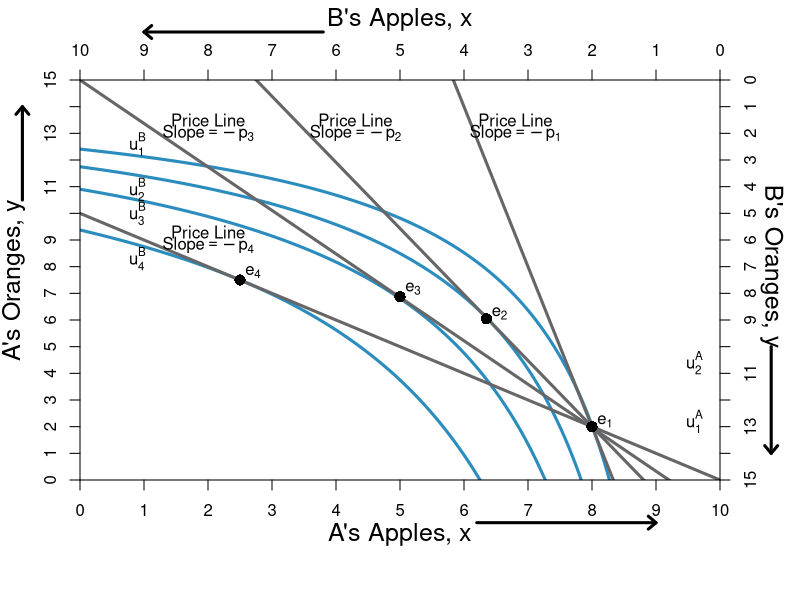

R code for this plot:
#require(ggplot2)
require(shape)
pdf(file = "property/property_psp1_offer_step4.pdf", width = 9, height = 7)

#Set parameters for graphics
axislabelsize <- 1.5
graphlinewidth <- 3

COL <- c("#7fc97f", "#beaed4", "#fdc086", "#ffff99", "#386cb0", "#f0027f", "#bf5b17", "#666666")
COLA <- c("#99d8c9","#66c2a4","#41ae76", "#238b45", "#005824")
COLB <- c("#4eb3d3", "#2b8cbe", "#0868ac","#084081")


indiffcurveA1 <- function(x, U = 4, A = 1, a = 0.5) {
  ((((U-2)/A)*(1/x)^a)^(1/(1-a)))
}

indiffcurveA2 <- function(x, U = 4, A = 1, a = 0.5) {
  (((U/A)*(1/x)^a)^(1/(1-a)))
}

indiffcurveA3 <- function(x, U = 6.196918, A = 1, a = 0.5) {
  (((U/A)*(1/x)^a)^(1/(1-a)))
}

indiffcurveA4 <- function(x, U = 6.984164, A = 1, a = 0.5) {
  ((((U)/A)*(1/x)^a)^(1/(1-a)))
}

paretoEC <- function(x) {
  (3/2)*x
}

MonopolyPrice <- function(x) {
  21.82142 - 2.477677*x 
}

PriceLine <- function(x, intercept = 10, slope = 1) {
  intercept - slope*x 
}


OfferCurveA <- function(x) {
  x/(x  - 4)
}

mrsplot <- function(x) {
  (13/2)*(x/(9-x)^2)
}

OfferCurveB <- function(x) {
  15 - (13/2)*(10 - x)/(9 - x)
}

#Deriving the offer curves: let py = 1
#wA = 8px + 2py = 8px + 2; Demand: x = w/2px => x = 4 + 1/px => px = 1/(x - 4)
#Offer curve is y = px*x => (1/(x-4))*x = x/(x-4) defined for x neq 4
#wA = 2px + 13py = 2px + 13; Demand: x = w/2px => x = 1 + 13/2px => px = 13/2(x - 1)
#B's Offer curve is y = px*x => (13/2)(1/(x-1))*x = (13/2)(x/(x-1)
#Therefore in terms of yA and xA:
#15 - y = (13/2)*(10 - x)/(10 - x - 1)
#Therefore y = 15 - (13/2)*(10-x)/(9 - x) defined for x neq 9
#The tangency of the indifference curve and the offer curve gives mrsplot
#Where mrsplot equals that offer curve, we get x = (3/17)*(51 - sqrt(221)) = 6.376576; 
#So y = 6.022321; therefore u = (6.376576^0.5)*(6.022321^0.5)

indiffcurveBneg1 <- function(x, U = 5.09, A = 1, a = 0.5) {
  15 - (((U/A)*(1/(10 - x))^a)^(1/(1-a)))
}

indiffcurveBneg2 <- function(x, U = 5.703502, A = 1, a = 0.5) {
  15 - (((U/A)*(1/(10 - x))^a)^(1/(1-a)))
}


par(mar =  c(6, 4, 4, 4))
xlims <- c(0, 10)
ylims <- c(0, 15)
xlims2 <- c(10, 0)
ylims2 <- c(15, 0)

plot(0, 0, xlim = xlims, ylim = ylims, type = "n",
     xlab = expression(paste("A's Apples, ", x)),
     ylab = expression(paste("A's Oranges, ", y)), 
     line = 2.5,
     xaxt = "n", 
     yaxt = "n", 
     cex.lab = axislabelsize, 
     bty = "n",
     xaxs="i", 
     yaxs="i")


npts <- 500 
npts2 <- 501

#Specify the sequences of points for graphing. 
xx1 <- seq(xlims[1], xlims[2], length.out = npts)
yy1 <- indiffcurveA2(xx1, U = 4, A = 1, a = 0.5)
yy2 <- indiffcurveA2(xx1)

xx2 <- seq(4, xlims[2], length.out = npts)
xx3 <- seq(xlims[1], 9, length.out = npts)

#Draw the lines for the graphs
#lines(xx1, mrsplot(xx1), col = COL[1], lwd = graphlinewidth)
lines(xx1, indiffcurveBneg1(xx1), col = COLB[2], lwd = graphlinewidth)
lines(xx1, indiffcurveBneg2(xx1), col = COLB[2], lwd = graphlinewidth)
lines(xx1, indiffcurveBneg2(xx1, U = 6.4), col = COLB[2], lwd = graphlinewidth)
lines(xx1, indiffcurveBneg2(xx1, U = 7.5), col = COLB[2], lwd = graphlinewidth)

#lines(xx3, OfferCurveB(xx3), col = COLB[4], lwd = graphlinewidth+1)
lines(xx1, MonopolyPrice(xx1), col = COL[8], lwd = graphlinewidth)
lines(xx1, PriceLine(xx1), col = COL[8], lwd = graphlinewidth)
lines(xx1, PriceLine(xx1, intercept = 15, slope = 1.63), col = COL[8], lwd = graphlinewidth)
lines(xx1, PriceLine(xx1, intercept = 50, slope = 6), col = COL[8], lwd = graphlinewidth)

#Customize ticks and labels for the plot
ticksy <- seq(from = 0, to = 15, by = 1)
ylabels <- seq(from = 0, to = 15, by = 1)
ticksx <- seq(from = 0, to = 10, by = 1)
xlabels <- seq(from = 0, to = 10, by = 1)
axis(1, at = ticksx, pos = 0, labels = xlabels)
axis(2, at = ticksy, pos = 0, labels = ylabels, las = 0)

#Add arrows:
arrows(-0.9, 10.5, -0.9, 14, xpd = TRUE, length=0.1,angle=40,lwd=3)
arrows(6.2, -1.6, 9, -1.6, xpd = TRUE, length=0.1,angle=40,lwd=3)

#Annotation of the three graphs and the NE
#text(9.6, 0.9, expression(u[1]^A))
text(9.6, 2.2, expression(u[1]^A))
text(9.6, 4.4, expression(u[2]^A))
#text(9.6, 5.9, expression(u[4]^A))

#Perhaps useful point to label the unused intersection of the participation constraints
#points(1.34, 12, pch = 16, col = "black", cex = 1.5)



#Pareto efficiency curve
# segments(3.27, 4.9, 5.84, 8.77, lty = 1, lwd = graphlinewidth, col = COL[2])
# text(4.7, 5, expression("Pareto Efficient Curve"))
# Arrows(4.5, 5.3, 4.5, 6.2, col = "black", lty = 1, lwd = 2, arr.type = "triangle", arr.lwd = 0.5)
#Label B's offer curve
# text(1, 3, expression("B's Offer Curve"))
# Arrows(1, 3.3, 1, 7.2, col = "black", lty = 1, lwd = 2, arr.type = "triangle", arr.lwd = 0.5)

#First Price Line
text(6.8, 13.5, expression(paste("Price Line")))
text(6.8, 13, expression(paste("Slope", phantom()==-p[1])))

#Second price line
text(4.3, 13.5, expression(paste("Price Line")))
text(4.3, 13, expression(paste("Slope", phantom()==-p[2])))

#Third price line
text(2, 13.5, expression(paste("Price Line")))
text(2, 13, expression(paste("Slope", phantom()==-p[3])))

#Fourth price line
text(2, 9.3, expression(paste("Price Line")))
text(2, 8.8, expression(paste("Slope", phantom()==-p[4])))

# Arrows(6.3, 13, 3.8, 13, col = "black", lty = 1, lwd = 2, arr.type = "triangle", arr.lwd = 0.5)

# text(8, 13.5, expression(paste("Different price lines")))
# text(8, 13, expression(paste("going through the endowment")))
# text(8, 12.5, expression(paste("and tangent to B's ICs")))
# text(8, 12, expression(paste("form the offer curve")))
# text(7, 13, expression(paste("Slope", phantom()==-p[m])))
# Arrows(6.3, 13, 3.8, 13, col = "black", lty = 1, lwd = 2, arr.type = "triangle", arr.lwd = 0.5)

#Add a point for the initial endowment
points(8, OfferCurveB(x = 8), pch = 16, col = "black", cex = 1.5)
text(8+0.2, OfferCurveB(x = 8) + 0.2, expression(e[1]))


#Add a point for the initial endowment
points(6.35, OfferCurveB(x = 6.35), pch = 16, col = "black", cex = 1.5)
text(6.35 + 0.2, OfferCurveB(x = 6.35) + 0.2, expression(e[2]))

#Add a point for the initial endowment
points(5, OfferCurveB(x = 5), pch = 16, col = "black", cex = 1.5)
text(5 + 0.2, OfferCurveB(x = 5) + 0.3, expression(e[3]))

#Add a point for the initial endowment
points(2.5, OfferCurveB(x = 2.5), pch = 16, col = "black", cex = 1.5)
text(2.5 + 0.2, OfferCurveB(x = 2.5) + 0.3, expression(e[4]))

#Set up second axes and labels

par(new = TRUE)

#Use the same x and ylims as previously, but with locations switched
xlims2 <- c(10, 0)
ylims2 <- c(15, 0)

#Leave the ylab and xlab blank to ensure no axes titles
plot(0, 0, xlim = xlims2, ylim = ylims2, type = "n",
     xlab = expression(paste("")),
     ylab = expression(paste("")),
     xaxt = "n", 
     yaxt = "n", 
     cex.lab = 1.3, 
     bty = "n",
     xaxs="i", 
     yaxs="i")

#Set up axes at sides 3 and 4 (top and right)
axis(side = 3, at = ticksx, pos = 0, labels = xlabels)
axis(side = 4, at = ticksy, pos = 0, labels = ylabels, las = 0)
mtext("B's Apples, x", side=3, line = 2.5, cex = axislabelsize)
text(-0.8, 7, expression(paste("B's Oranges, y")), xpd = TRUE, cex = axislabelsize, srt = 270) 

#Add arrows:
arrows(-0.8, 10, -0.8, 14, xpd = TRUE, length=0.1,angle=40,lwd=3)
arrows(6.2, -1.8, 9, -1.8, xpd = TRUE, length=0.1,angle=40,lwd=3)


#Functions for B's indifference curves
indiffcurveB1 <- function(x, U = 5.09, A = 1, a = 0.5) {
  ((((U-2)/A)*(1/x)^a)^(1/(1-a)))
}

indiffcurveB2 <- function(x, U = 5.09, A = 1, a = 0.5) {
  (((U/A)*(1/x)^a)^(1/(1-a)))
}

indiffcurveB3 <- function(x, U = 5.703502, A = 1, a = 0.5) {
  ((((U)/A)*(1/x)^a)^(1/(1-a)))
}

indiffcurveB4 <- function(x, U = 8.244574, A = 1, a = 0.5) {
  ((((U)/A)*(1/x)^a)^(1/(1-a)))
}

indiffcurveB5 <- function(x, U = 9, A = 1, a = 0.5) {
  ((((U)/A)*(1/x)^a)^(1/(1-a)))
}



#Label B's indifference curves
text(9.1, 2.4, expression(u[1]^B))
text(9.1, 4.1, expression(u[2]^B))
text(9.1, 5, expression(u[3]^B))
text(9.1, 6.7, expression(u[4]^B))








#Label a point on the middle of the curve
#points(5, 7.5, pch = 16, col = "black", cex = 1.5)
#text(5, 7, expression(i))

#(5^0.5)*(7.5^0.5) = 6.123724

#Add point for comparison to participation constraint
#points(6.2, 1.55, pch = 16, col = "black", cex = 1.5)
#text(6.1, 1.2, expression(d))


#Calculate TIOLI power allocation for B
#mrs(x,y) => pareto efficient curve is (3/2)x = y
#A's initital utility is 4 = u(8,2) = (8^0.5)*(2^0.5)
#Therefore substitute in the contract curve u_e^A = 4 = (x^A)^(0.5)(3/2*x^A)^0.5
# => x^A = 4/((3/2)^0.5) = 3.27 => x^B = 6.73
# => y^A = 3/2(x^A) = 4.9 => y^B = 10.1

#Add point g for B's TIOLI power
# points(6.73, 10.1, pch = 16, col = "black", cex = 1.5)
# text(6.73, 10.6, expression(g))

#Calculate TIOLI power allocation for A
#mrs(x,y) => pareto efficient curve is (3/2)x = y
#A's initital utility is 4 = u(8,2) = (8^0.5)*(2^0.5)
#Therefore substitute in the contract curve u_e^A = 4 = (x^A)^(0.5)(3/2*x^A)^0.5
# => x^B = 5.09/((3/2)^0.5) = 4.16 => x^A = 5.84
# => y^B = 3/2(x^B) = 6.23 => y^A = 8.77 
#=> u^A = (5.84^0.5)*(8.77^0.5) = 7.156591
#Add point f for A's TIOLI power
# points(4.16, 6.23, pch = 16, col = "black", cex = 1.5)
# text(4.16, 5.8, expression(f))


#Annotating B's endowment
# text(1.8, 12.5, expression(e))

#Annotating a point that is a Pareto improvement over e.
# points(3.623424, 8.977679, pch = 16, col = "black", cex = 1.5)
# text(3.5, 8.6, expression(m))
#(2.94^0.5)*(12.76^0.5)

#Label Pareto Improving Lens
#text(7, 5, expression(paste("Pareto-Improving Lens")))

dev.off()
